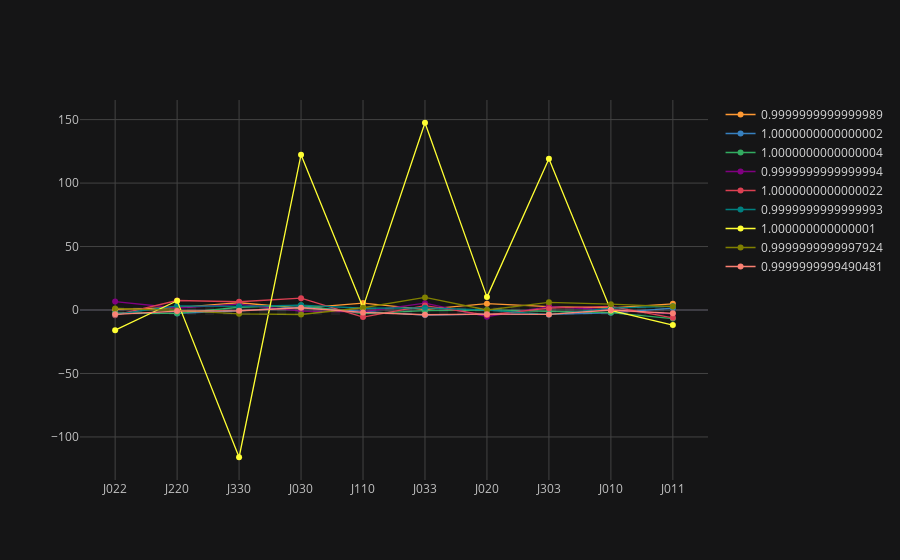

The notebook cell this image was saved under:
### Markdown cell above
Plot all solutions found for solutions in `data/new_nets` with name `fredkin*`:

### Code cell
NetsDataFolder('../data/new_nets/').filter('fredkin*').plot_parameters()

### Figure 1 — Plotly figure (JSON) as saved in the notebook; plotly's stock layout.template omitted (floating-point values rounded to 4 significant figures)
{"data": [{"connectgaps": true, "line": {"color": "rgba(255, 153, 51, 1.0)", "dash": "solid", "width": 1.3}, "marker": {"size": 6, "symbol": "dot"}, "mode": "lines+markers", "name": 1.0, "text": "", "type": "scatter", "x": ["J022", "J220", "J330", "J030", "J110", "J033", "J020", "J303", "J010", "J011"], "y": [0.4905, 1.814, 5.711, 1.484, 5.456, 0.5019, 5.024, 2.743, 1.651, 4.898]}, {"connectgaps": true, "line": {"color": "rgba(55, 128, 191, 1.0)", "dash": "solid", "width": 1.3}, "marker": {"size": 6, "symbol": "dot"}, "mode": "lines+markers", "name": 1.0, "text": "", "type": "scatter", "x": ["J022", "J220", "J330", "J030", "J110", "J033", "J020", "J303", "J010", "J011"], "y": [-2.703, -2.699, -0.6495, 2.498, -1.091, -3.957, -3.192, -3.465, -2.198, 1.555]}, {"connectgaps": true, "line": {"color": "rgba(50, 171, 96, 1.0)", "dash": "solid", "width": 1.3}, "marker": {"size": 6, "symbol": "dot"}, "mode": "lines+markers", "name": 1.0, "text": "", "type": "scatter", "x": ["J022", "J220", "J330", "J030", "J110", "J033", "J020", "J303", "J010", "J011"], "y": [-2.519, -2.603, 2.193, 3.71, -2.799, -0.5446, 1.125e-09, -1.137, -2.021, -6.754]}, {"connectgaps": true, "line": {"color": "rgba(128, 0, 128, 1.0)", "dash": "solid", "width": 1.3}, "marker": {"size": 6, "symbol": "dot"}, "mode": "lines+markers", "name": 1.0, "text": "", "type": "scatter", "x": ["J022", "J220", "J330", "J030", "J110", "J033", "J020", "J303", "J010", "J011"], "y": [6.656, 1.594, 4.711, -0.8125, -1.437, 5.351, -5.223, 2.712, 2.462e-09, -2.975]}, {"connectgaps": true, "line": {"color": "rgba(219, 64, 82, 1.0)", "dash": "solid", "width": 1.3}, "marker": {"size": 6, "symbol": "dot"}, "mode": "lines+markers", "name": 1.0, "text": "", "type": "scatter", "x": ["J022", "J220", "J330", "J030", "J110", "J033", "J020", "J303", "J010", "J011"], "y": [-4.042, 7.496, 6.505, 9.366, -5.52, 3.498, -3.944, 1.437, 2.883, -6.132]}, {"connectgaps": true, "line": {"color": "rgba(0, 128, 128, 1.0)", "dash": "solid", "width": 1.3}, "marker": {"size": 6, "symbol": "dot"}, "mode": "lines+markers", "name": 1.0, "text": "", "type": "scatter", "x": ["J022", "J220", "J330", "J030", "J110", "J033", "J020", "J303", "J010", "J011"], "y": [-3.471, 3.283, 2.884, 3.843, 1.393, 1.69, 7.835e-07, -3.582, 1.445, 2.96]}, {"connectgaps": true, "line": {"color": "rgba(255, 255, 51, 1.0)", "dash": "solid", "width": 1.3}, "marker": {"size": 6, "symbol": "dot"}, "mode": "lines+markers", "name": 1.0, "text": "", "type": "scatter", "x": ["J022", "J220", "J330", "J030", "J110", "J033", "J020", "J303", "J010", "J011"], "y": [-15.86, 7.286, -116.0, 122.4, 2.055, 147.5, 10.16, 119.2, -0.3697, -11.89]}, {"connectgaps": true, "line": {"color": "rgba(128, 128, 0, 1.0)", "dash": "solid", "width": 1.3}, "marker": {"size": 6, "symbol": "dot"}, "mode": "lines+markers", "name": 1.0, "text": "", "type": "scatter", "x": ["J022", "J220", "J330", "J030", "J110", "J033", "J020", "J303", "J010", "J011"], "y": [1.188, -0.2076, -2.971, -3.546, 1.789, 9.882, -6.352e-07, 6.081, 4.622, 2.675]}, {"connectgaps": true, "line": {"color": "rgba(251, 128, 114, 1.0)", "dash": "solid", "width": 1.3}, "marker": {"size": 6, "symbol": "dot"}, "mode": "lines+markers", "name": 1.0, "text": "", "type": "scatter", "x": ["J022", "J220", "J330", "J030", "J110", "J033", "J020", "J303", "J010", "J011"], "y": [-3.427, -0.8595, -0.5806, 1.802, -1.904, -3.744, -3.271, -3.507, 4.486e-07, -2.646]}], "layout": {"legend": {"bgcolor": "#151516", "font": {"color": "#D9D9D9"}}, "paper_bgcolor": "#151516", "plot_bgcolor": "#151516", "shapes": [{"line": {"color": "white", "dash": "dash", "width": 0.1}, "type": "line", "x0": 0, "x1": 9, "y0": -3.142, "y1": -3.142}, {"line": {"color": "white", "dash": "dash", "width": 0.1}, "type": "line", "x0": 0, "x1": 9, "y0": -1.571, "y1": -1.571}, {"line": {"color": "white", "dash": "dash", "width": 0.1}, "type": "line", "x0": 0, "x1": 9, "y0": 0, "y1": 0}, {"line": {"color": "white", "dash": "dash", "width": 0.1}, "type": "line", "x0": 0, "x1": 9, "y0": 1.571, "y1": 1.571}], "titlefont": {"color": "#D9D9D9"}, "xaxis1": {"gridcolor": "#434343", "showgrid": true, "tickfont": {"color": "#C2C2C2"}, "title": "", "titlefont": {"color": "#D9D9D9"}, "zerolinecolor": "#666570"}, "yaxis1": {"gridcolor": "#434343", "showgrid": true, "tickfont": {"color": "#C2C2C2"}, "title": "", "titlefont": {"color": "#D9D9D9"}, "zerolinecolor": "#666570"}}}
